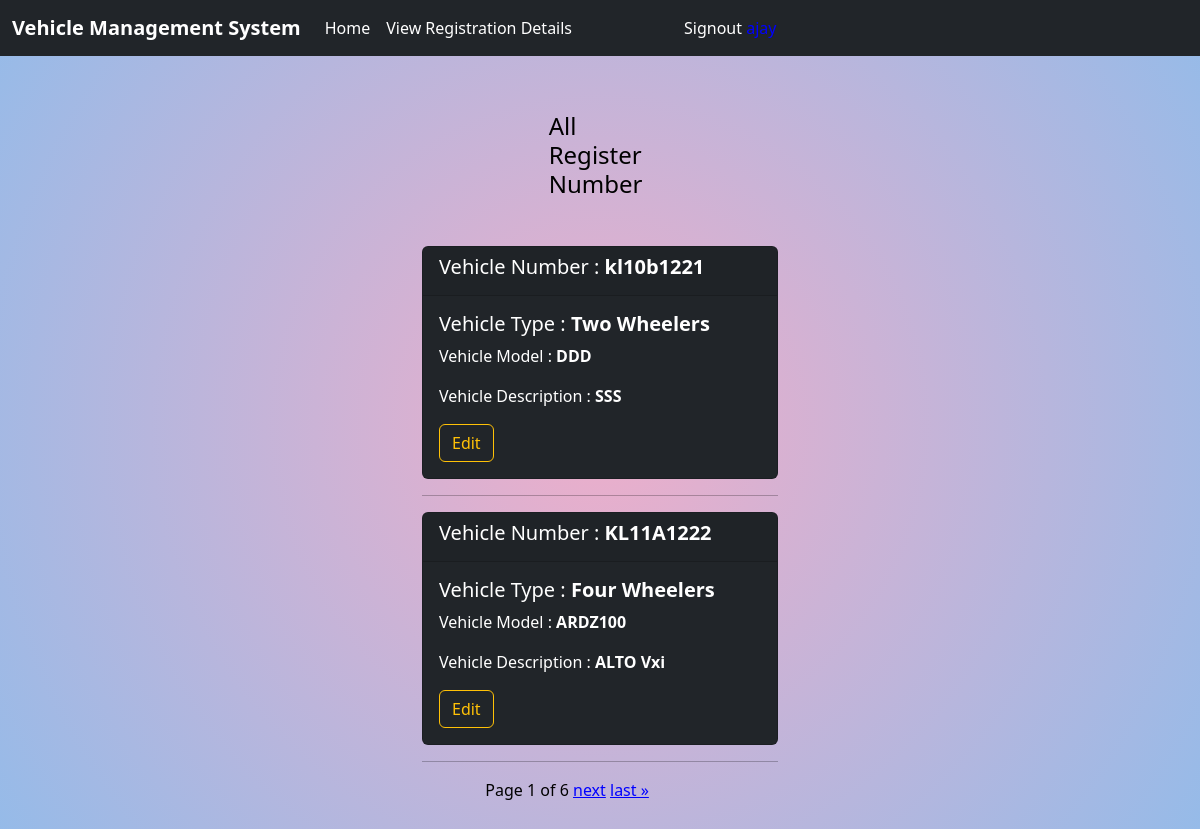
The page /adminapp/alist (signed in) on the database its author committed.
### superAdmin/models.py (models this page shows, shortened)
class Details(models.Model):
    alphanumeric = RegexValidator(r'^[0-9a-zA-Z]*$', 'Only alphanumeric characters are allowed.')
    alphabet = RegexValidator(r'^[a-zA-Z]*$', 'Only characters are allowed.')
    vehicle_number = models.CharField(max_length=50, unique=True, validators=[alphanumeric])
    options = (
        ('Two Wheelers', 'Two Wheelers'),
        ('Three Wheelers', 'Three Wheelers'),
        ('Four Wheelers', 'Four Wheelers')
    )
    vehicle_type = models.CharField(max_length=50,choices=options,default='Two Wheelers')
    vehicle_model = models.CharField(max_length=50,validators=[alphabet])
    vehicle_description = models.CharField(max_length=100,validators=[alphabet])

### adminApp/views.py (the view)
# urls.py: path('alist',views.AdminAllRegNumView.as_view(),name='admin-list'),
@method_decorator(signin_required,name='dispatch')
class AdminAllRegNumView(ListView):
    model = Details
    template_name = 'adminReg-list.html'
    context_object_name = 'regnums'
    ordering = ['-id']
    paginate_by = 2

### vehicleApp/models.py (called while the page is built)
    @property
    def is_superAdmin(self):
        return self.role=='superAdmin'

    def is_admin(self):
        return self.role=='admin'

    def is_user(self):
        return self.role=='user'

### adminApp/templates/adminReg-list.html (shortened to what this page needs)
{%extends 'base.html'%}
{%block body_block%}
   <div class="row">
  <div class="col-4"></div>
  <div class="col-4">
    <div class="row">
      <div class="col-4"></div>
      <div class="col-4 mt-2">
        <h4 class="mt-5 mb-5">All Register Number</h4>
      </div>
      <div class="col-4"></div>
    </div>
      {%for reg in regnums%}
          <div class="card bg-dark" style="color:white;">
        <div class="card-header">
          <h5>Vehicle Number : <b>{{reg.vehicle_number}} </b></h5>
        </div>
        <div class="card-body">
          <h5 class="card-title">Vehicle Type   :  <b>{{reg.vehicle_type}}</b></h5>
          <p class="card-text">Vehicle Model  :  <b>{{reg.vehicle_model}}</b> </p>
          <p class="card-text mt-3">Vehicle Description  :  <b>{{reg.vehicle_description}}</b> </p>
            <a href="{%url 'admin-edit' reg.id%}" class="btn btn-outline-warning">Edit</a>
        </div>
      </div>
    <hr>
      {%endfor%}
      <div class="row">
          <div class="col-2"></div>
          <div class="col-8">
              <div class="pagination">
                    <span class="step-links">
                        <span class="current">
                            Page {{ page_obj.number }} of {{ page_obj.paginator.num_pages }}
                        </span>
                        {% if page_obj.has_next %}
                            <a href="?page={{ page_obj.next_page_number }}" style="color:blue;">next</a>
                            <a href="?page={{ page_obj.paginator.num_pages }}" style="color:blue;">last &raquo;</a>
                        {% endif %}
                    </span>
                </div>
          </div>
          <div class="col-2"></div>
      </div>
  </div>
  </div>
<br><br>
{%endblock%}

### superAdmin/static/css/style.css (style rules this page uses)
body { position: relative; color: rgb(0, 0, 0); background-size: cover; background-repeat: no-repeat; background: rgb(238,174,202); background: radial-gradient(circle, rgba(238,174,202,1) 0%, rgba(148,187,233,1) 100%); }

### rows shown on the page
Details: vehicle_number "kl10b1221", vehicle_type "Two Wheelers", vehicle_model "DDD", vehicle_description "SSS"
Details: vehicle_number "KL11A1222", vehicle_type "Four Wheelers", vehicle_model "ARDZ100", vehicle_description "ALTO Vxi"

### other values the page prints
{{ page_obj.number }} "1"
{{ page_obj.paginator.num_pages }} "6"
